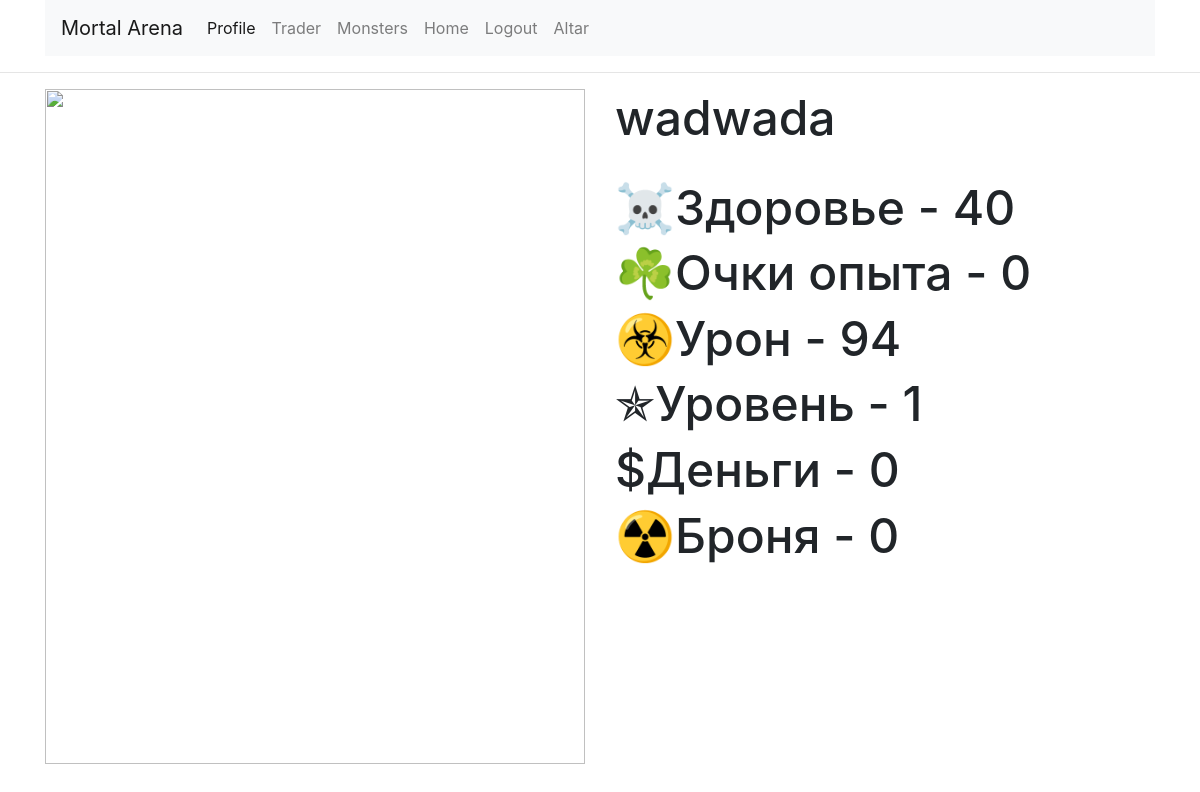
Before: /profile (signed in) with the older database file.
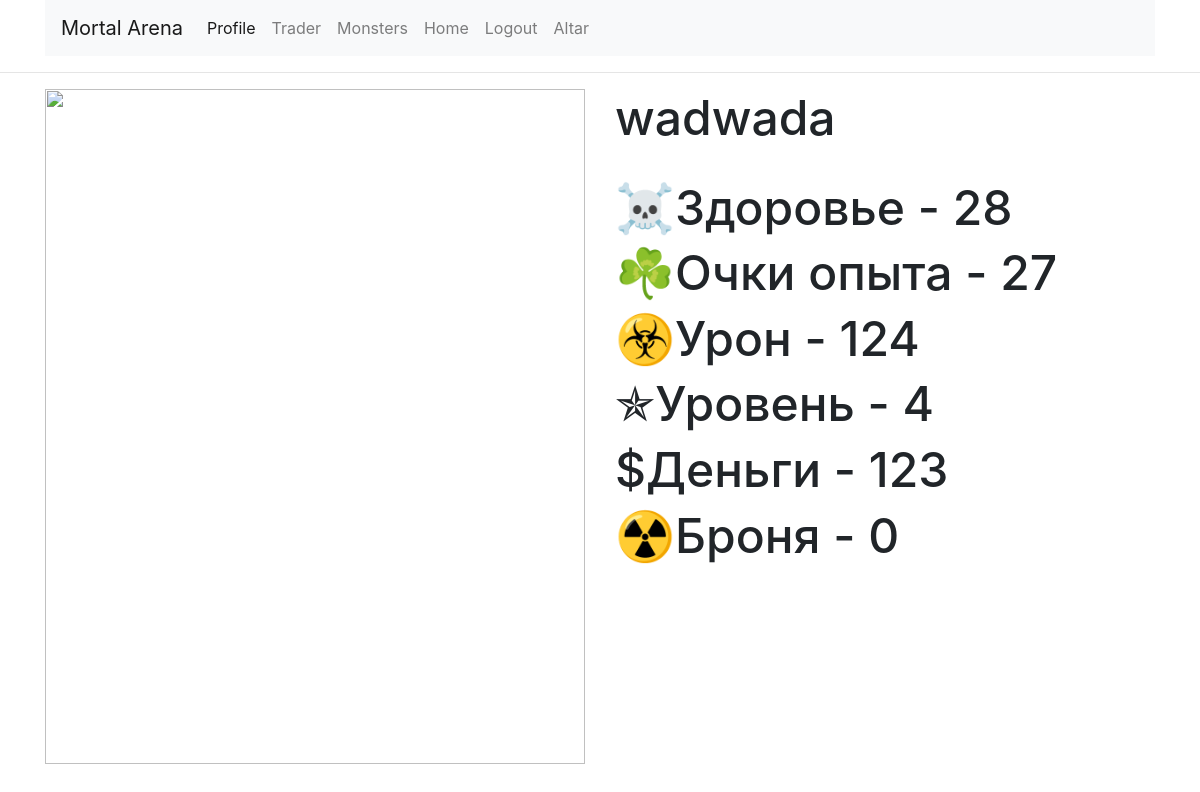
After: the same page with the newer database file.
### app/models.py (models this page shows, shortened)
class User(UserMixin, db.Model):
    id = db.Column(db.Integer, primary_key=True)
    username = db.Column(db.String(64), index=True, unique=True)
    email = db.Column(db.String(120), index=True, unique=True)
    password_hash = db.Column(db.String(128))
    posts = db.relationship('Post', backref='author', lazy='dynamic')
    xp = db.Column(db.Integer, default=0)
    hp =db.Column(db.Integer, default=30)
    damage = db.Column(db.Integer, default=5)
    armor =db.Column(db.Integer, default=0)
    level = db.Column(db.Integer, default=1)
    money = db.Column(db.Integer, default=10)

### app/routes.py (the view)
@app.route('/profile')
@login_required
def profile():
    return render_template('profile.html', user=current_user, monsters=monsters)

### app/models.py (called while the page is built)
@login.user_loader
def load_user(id):
    return User.query.get(int(id))

### app/templates/profile.html (shortened to what this page needs)
{% extends "base.html" %}
{% block content %}
    <div class="container">
        <div class="row">
            <div class="col-6">
                <img src="https://vignette.wikia.nocookie.net/stronghold/images/3/32/Рыцарь.png/revision/latest/top-crop/width/360/height/450?cb=20130205131714&path-prefix=ru" alt="" height="675px" width="540px">
            </div>
            <div class="col-6">
                <h3><font size = "24">{{user.username}}</h3></font>
                <br>
                <h5><font size = "24">&#9760;Здоровье - {{user.hp}}</h5></font>
                <h5><font size = "24">&#9752;Очки опыта - {{user.xp}}</h5></font>
                <h5><font size = "24">&#9763;Урон - {{user.damage}}</h5></font>
                <h5><font size = "24">&#10031;Уровень - {{user.level}}</h5></font>
                <h5><font size = "24">&#36;Деньги - {{user.money}}</h5></font>
                <h5><font size = "24">&#9762;Броня - {{user.armor}}</h5></font>
            </div>
        </div>
    </div>
{% endblock %}

Changed rows visible on the page:
changed User "wadwada": hp "40" → "28"; xp "0" → "27"; damage "94" → "124"; level "1" → "4"; money "0" → "123"
